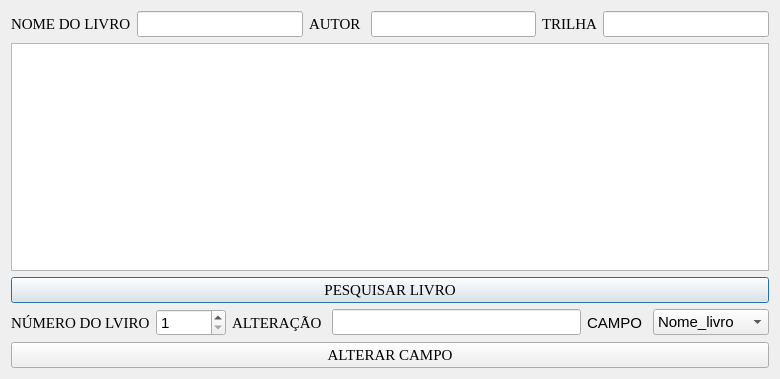
<?xml version="1.0" encoding="UTF-8"?>
<ui version="4.0">
 <class>Alterar_Campo</class>
 <widget class="QDialog" name="Alterar_Campo">
  <property name="geometry">
   <rect>
    <x>0</x>
    <y>0</y>
    <width>780</width>
    <height>379</height>
   </rect>
  </property>
  <property name="windowTitle">
   <string>ALTERAR CAMPO DO LIVRO</string>
  </property>
  <layout class="QVBoxLayout" name="verticalLayout">
   <item>
    <layout class="QHBoxLayout" name="horizontalLayout">
     <item>
      <widget class="QLabel" name="label_2">
       <property name="font">
        <font>
         <family>Times New Roman</family>
         <pointsize>11</pointsize>
        </font>
       </property>
       <property name="text">
        <string>NOME DO LIVRO</string>
       </property>
      </widget>
     </item>
     <item>
      <widget class="QLineEdit" name="NOME_LIVRO">
       <property name="font">
        <font>
         <family>Times New Roman</family>
         <pointsize>11</pointsize>
        </font>
       </property>
      </widget>
     </item>
     <item>
      <widget class="QLabel" name="label_3">
       <property name="font">
        <font>
         <family>Times New Roman</family>
         <pointsize>11</pointsize>
        </font>
       </property>
       <property name="text">
        <string>AUTOR </string>
       </property>
      </widget>
     </item>
     <item>
      <widget class="QLineEdit" name="NOME_AUTOR">
       <property name="font">
        <font>
         <family>Times New Roman</family>
         <pointsize>11</pointsize>
        </font>
       </property>
      </widget>
     </item>
     <item>
      <widget class="QLabel" name="label_4">
       <property name="font">
        <font>
         <family>Times New Roman</family>
         <pointsize>11</pointsize>
        </font>
       </property>
       <property name="text">
        <string>TRILHA</string>
       </property>
      </widget>
     </item>
     <item>
      <widget class="QLineEdit" name="TRILHA">
       <property name="font">
        <font>
         <family>Times New Roman</family>
         <pointsize>11</pointsize>
        </font>
       </property>
      </widget>
     </item>
    </layout>
   </item>
   <item>
    <widget class="QTableView" name="tableView"/>
   </item>
   <item>
    <widget class="QPushButton" name="pushButton">
     <property name="font">
      <font>
       <family>Times New Roman</family>
       <pointsize>11</pointsize>
      </font>
     </property>
     <property name="text">
      <string>PESQUISAR LIVRO</string>
     </property>
    </widget>
   </item>
   <item>
    <layout class="QHBoxLayout" name="horizontalLayout_2">
     <item>
      <widget class="QLabel" name="label_5">
       <property name="font">
        <font>
         <family>Times New Roman</family>
         <pointsize>11</pointsize>
        </font>
       </property>
       <property name="text">
        <string>NÚMERO DO LVIRO</string>
       </property>
      </widget>
     </item>
     <item>
      <widget class="QSpinBox" name="INDICE">
       <property name="font">
        <font>
         <pointsize>11</pointsize>
        </font>
       </property>
       <property name="minimum">
        <number>1</number>
       </property>
       <property name="maximum">
        <number>99999</number>
       </property>
      </widget>
     </item>
     <item>
      <widget class="QLabel" name="label_6">
       <property name="font">
        <font>
         <family>Times New Roman</family>
         <pointsize>11</pointsize>
        </font>
       </property>
       <property name="text">
        <string>ALTERAÇÃO </string>
       </property>
      </widget>
     </item>
     <item>
      <widget class="QLineEdit" name="VALOR_ALTERADO">
       <property name="font">
        <font>
         <pointsize>11</pointsize>
        </font>
       </property>
      </widget>
     </item>
     <item>
      <widget class="QLabel" name="label_7">
       <property name="font">
        <font>
         <pointsize>11</pointsize>
        </font>
       </property>
       <property name="text">
        <string>CAMPO </string>
       </property>
      </widget>
     </item>
     <item>
      <widget class="QComboBox" name="CAMPO">
       <property name="font">
        <font>
         <pointsize>11</pointsize>
        </font>
       </property>
       <item>
        <property name="text">
         <string>Nome_livro</string>
        </property>
       </item>
       <item>
        <property name="text">
         <string>Nome_autor</string>
        </property>
       </item>
       <item>
        <property name="text">
         <string>Trilha</string>
        </property>
       </item>
       <item>
        <property name="text">
         <string>CDU</string>
        </property>
       </item>
       <item>
        <property name="text">
         <string>Editora</string>
        </property>
       </item>
       <item>
        <property name="text">
         <string>Colecao</string>
        </property>
       </item>
       <item>
        <property name="text">
         <string>Local</string>
        </property>
       </item>
       <item>
        <property name="text">
         <string>Data_edic</string>
        </property>
       </item>
       <item>
        <property name="text">
         <string>n_exemplar</string>
        </property>
       </item>
       <item>
        <property name="text">
         <string>data_entrada</string>
        </property>
       </item>
      </widget>
     </item>
    </layout>
   </item>
   <item>
    <widget class="QPushButton" name="pushButton_2">
     <property name="font">
      <font>
       <family>Times New Roman</family>
       <pointsize>11</pointsize>
      </font>
     </property>
     <property name="text">
      <string>ALTERAR CAMPO</string>
     </property>
    </widget>
   </item>
  </layout>
 </widget>
 <resources/>
 <connections/>
</ui>
